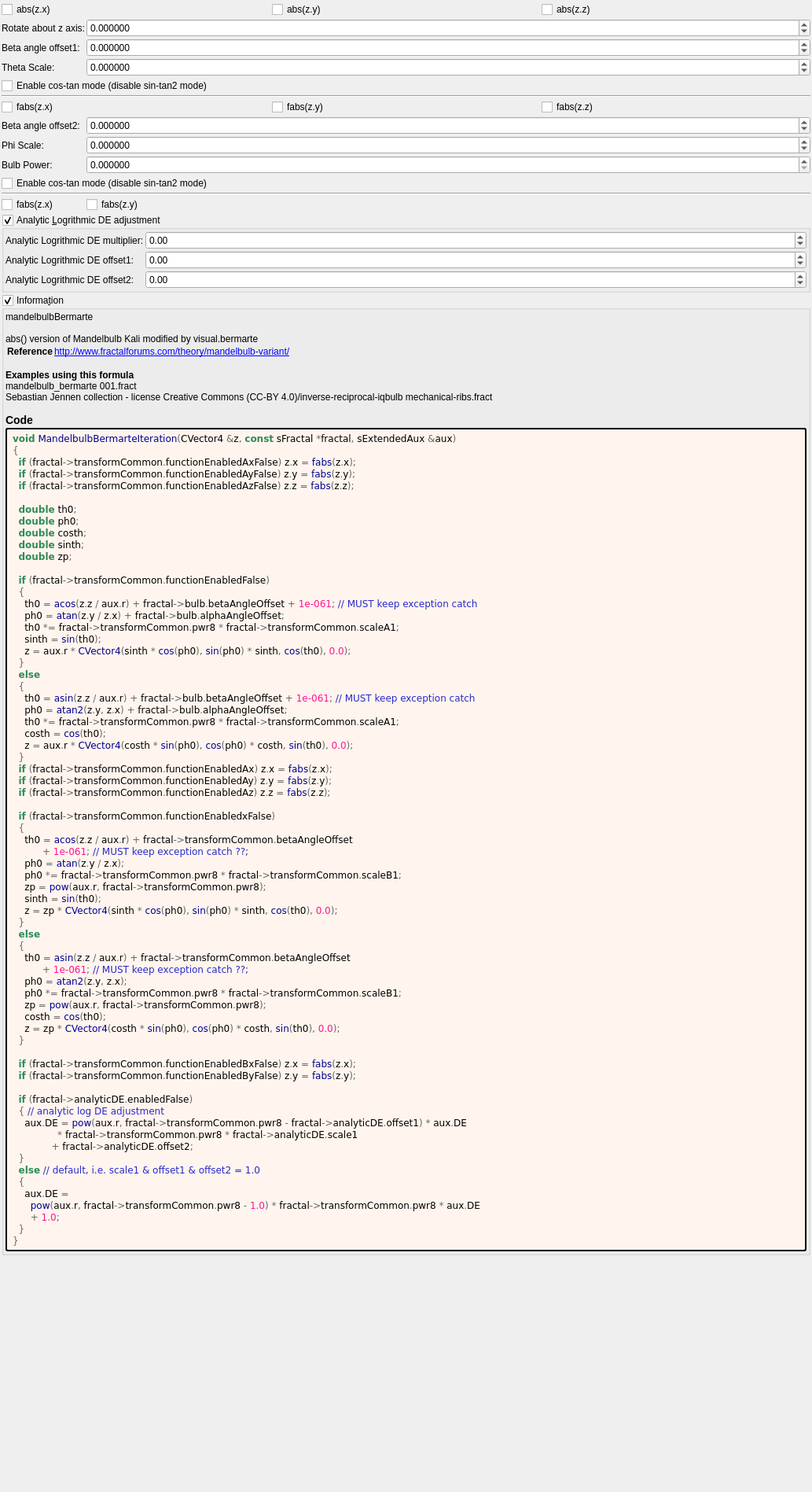
<?xml version="1.0" encoding="UTF-8"?>
<ui version="4.0">
 <class>mandelbulb_bermarte</class>
 <widget class="QWidget" name="Form">
  <property name="geometry">
   <rect>
    <x>0</x>
    <y>0</y>
    <width>1033</width>
    <height>1897</height>
   </rect>
  </property>
  <property name="windowTitle">
   <string notr="true">mandelbulb_bermarte</string>
  </property>
  <layout class="QVBoxLayout" name="verticalLayout">
   <property name="spacing">
    <number>2</number>
   </property>
   <property name="leftMargin">
    <number>2</number>
   </property>
   <property name="topMargin">
    <number>2</number>
   </property>
   <property name="rightMargin">
    <number>2</number>
   </property>
   <property name="bottomMargin">
    <number>2</number>
   </property>
   <item>
    <layout class="QGridLayout" name="gridLayout">
     <item row="0" column="2">
      <widget class="QCheckBox" name="checkBox_transf_function_enabledAz_false">
       <property name="text">
        <string notr="true">abs(z.z)</string>
       </property>
      </widget>
     </item>
     <item row="0" column="0">
      <widget class="QCheckBox" name="checkBox_transf_function_enabledAx_false">
       <property name="text">
        <string notr="true">abs(z.x)</string>
       </property>
      </widget>
     </item>
     <item row="0" column="1">
      <widget class="QCheckBox" name="checkBox_transf_function_enabledAy_false">
       <property name="text">
        <string notr="true">abs(z.y)</string>
       </property>
      </widget>
     </item>
    </layout>
   </item>
   <item>
    <layout class="QGridLayout" name="gridLayout_76" columnstretch="0,1">
     <property name="spacing">
      <number>2</number>
     </property>
     <item row="2" column="0">
      <widget class="QLabel" name="label_293">
       <property name="text">
        <string>Beta angle offset1:</string>
       </property>
      </widget>
     </item>
     <item row="3" column="0">
      <widget class="QLabel" name="label_295">
       <property name="text">
        <string>Theta Scale:</string>
       </property>
      </widget>
     </item>
     <item row="11" column="0" colspan="2">
      <widget class="QCheckBox" name="checkBox_transf_function_enabledx_false">
       <property name="text">
        <string>Enable cos-tan mode (disable sin-tan2 mode)</string>
       </property>
      </widget>
     </item>
     <item row="6" column="0" colspan="2">
      <layout class="QGridLayout" name="gridLayout_2">
       <item row="0" column="3">
        <widget class="QCheckBox" name="checkBox_transf_function_enabledAy">
         <property name="text">
          <string notr="true">fabs(z.y)</string>
         </property>
        </widget>
       </item>
       <item row="0" column="4">
        <widget class="QCheckBox" name="checkBox_transf_function_enabledAz">
         <property name="text">
          <string notr="true">fabs(z.z)</string>
         </property>
        </widget>
       </item>
       <item row="0" column="2">
        <widget class="QCheckBox" name="checkBox_transf_function_enabledAx">
         <property name="text">
          <string notr="true">fabs(z.x)</string>
         </property>
        </widget>
       </item>
      </layout>
     </item>
     <item row="9" column="1">
      <widget class="MyDoubleSpinBox" name="spinbox_transf_scaleB_1">
       <property name="sizePolicy">
        <sizepolicy hsizetype="Minimum" vsizetype="Maximum">
         <horstretch>0</horstretch>
         <verstretch>0</verstretch>
        </sizepolicy>
       </property>
       <property name="prefix">
        <string/>
       </property>
       <property name="suffix">
        <string/>
       </property>
       <property name="decimals">
        <number>6</number>
       </property>
       <property name="minimum">
        <double>-99.998999999999995</double>
       </property>
       <property name="maximum">
        <double>99.998999999999995</double>
       </property>
       <property name="singleStep">
        <double>0.100000000000000</double>
       </property>
      </widget>
     </item>
     <item row="1" column="0">
      <widget class="QLabel" name="label_298">
       <property name="text">
        <string>Rotate about z axis:</string>
       </property>
      </widget>
     </item>
     <item row="10" column="0">
      <widget class="QLabel" name="label_294">
       <property name="text">
        <string>Bulb Power:</string>
       </property>
      </widget>
     </item>
     <item row="13" column="0">
      <widget class="QCheckBox" name="checkBox_transf_function_enabledBx_false">
       <property name="text">
        <string notr="true">fabs(z.x)</string>
       </property>
      </widget>
     </item>
     <item row="8" column="0">
      <widget class="QLabel" name="label_296">
       <property name="text">
        <string>Beta angle offset2:</string>
       </property>
      </widget>
     </item>
     <item row="3" column="1">
      <widget class="MyDoubleSpinBox" name="spinbox_transf_scaleA_1">
       <property name="sizePolicy">
        <sizepolicy hsizetype="Minimum" vsizetype="Maximum">
         <horstretch>0</horstretch>
         <verstretch>0</verstretch>
        </sizepolicy>
       </property>
       <property name="prefix">
        <string/>
       </property>
       <property name="suffix">
        <string/>
       </property>
       <property name="decimals">
        <number>6</number>
       </property>
       <property name="minimum">
        <double>-99.998999999999995</double>
       </property>
       <property name="maximum">
        <double>99.998999999999995</double>
       </property>
       <property name="singleStep">
        <double>0.100000000000000</double>
       </property>
      </widget>
     </item>
     <item row="12" column="0" colspan="2">
      <widget class="Line" name="line_3">
       <property name="orientation">
        <enum>Qt::Horizontal</enum>
       </property>
      </widget>
     </item>
     <item row="10" column="1">
      <widget class="MyDoubleSpinBox" name="spinbox_transf_pwr_8">
       <property name="sizePolicy">
        <sizepolicy hsizetype="Minimum" vsizetype="Maximum">
         <horstretch>0</horstretch>
         <verstretch>0</verstretch>
        </sizepolicy>
       </property>
       <property name="prefix">
        <string/>
       </property>
       <property name="suffix">
        <string/>
       </property>
       <property name="decimals">
        <number>6</number>
       </property>
       <property name="minimum">
        <double>0.000000000000000</double>
       </property>
       <property name="maximum">
        <double>99.998999999999995</double>
       </property>
       <property name="singleStep">
        <double>0.100000000000000</double>
       </property>
      </widget>
     </item>
     <item row="13" column="1">
      <widget class="QCheckBox" name="checkBox_transf_function_enabledBy_false">
       <property name="text">
        <string notr="true">fabs(z.y)</string>
       </property>
      </widget>
     </item>
     <item row="5" column="0" colspan="2">
      <widget class="Line" name="line_2">
       <property name="orientation">
        <enum>Qt::Horizontal</enum>
       </property>
      </widget>
     </item>
     <item row="2" column="1">
      <widget class="MyDoubleSpinBox" name="spinbox_beta_angle_offset">
       <property name="sizePolicy">
        <sizepolicy hsizetype="Minimum" vsizetype="Maximum">
         <horstretch>0</horstretch>
         <verstretch>0</verstretch>
        </sizepolicy>
       </property>
       <property name="prefix">
        <string/>
       </property>
       <property name="suffix">
        <string/>
       </property>
       <property name="decimals">
        <number>6</number>
       </property>
       <property name="minimum">
        <double>-36000.000000000000000</double>
       </property>
       <property name="maximum">
        <double>36000.000000000000000</double>
       </property>
       <property name="singleStep">
        <double>0.100000000000000</double>
       </property>
      </widget>
     </item>
     <item row="4" column="0" colspan="2">
      <widget class="QCheckBox" name="checkBox_transf_function_enabled_false">
       <property name="text">
        <string>Enable cos-tan mode (disable sin-tan2 mode)</string>
       </property>
      </widget>
     </item>
     <item row="8" column="1">
      <widget class="MyDoubleSpinBox" name="spinbox_transf_beta_angle_offset">
       <property name="sizePolicy">
        <sizepolicy hsizetype="Minimum" vsizetype="Maximum">
         <horstretch>0</horstretch>
         <verstretch>0</verstretch>
        </sizepolicy>
       </property>
       <property name="prefix">
        <string/>
       </property>
       <property name="suffix">
        <string/>
       </property>
       <property name="decimals">
        <number>6</number>
       </property>
       <property name="minimum">
        <double>-36000.000000000000000</double>
       </property>
       <property name="maximum">
        <double>36000.000000000000000</double>
       </property>
       <property name="singleStep">
        <double>0.100000000000000</double>
       </property>
      </widget>
     </item>
     <item row="9" column="0">
      <widget class="QLabel" name="label_297">
       <property name="text">
        <string>Phi Scale:</string>
       </property>
      </widget>
     </item>
     <item row="1" column="1">
      <widget class="MyDoubleSpinBox" name="spinbox_alpha_angle_offset">
       <property name="sizePolicy">
        <sizepolicy hsizetype="Minimum" vsizetype="Maximum">
         <horstretch>0</horstretch>
         <verstretch>0</verstretch>
        </sizepolicy>
       </property>
       <property name="prefix">
        <string/>
       </property>
       <property name="suffix">
        <string/>
       </property>
       <property name="decimals">
        <number>6</number>
       </property>
       <property name="minimum">
        <double>-36000.000000000000000</double>
       </property>
       <property name="maximum">
        <double>36000.000000000000000</double>
       </property>
       <property name="singleStep">
        <double>0.100000000000000</double>
       </property>
      </widget>
     </item>
    </layout>
   </item>
   <item>
    <widget class="MyGroupBox" name="groupCheck_analyticDE_enabled_false">
     <property name="toolTip">
      <string/>
     </property>
     <property name="title">
      <string>Analytic &amp;Logrithmic DE adjustment</string>
     </property>
     <property name="checkable">
      <bool>true</bool>
     </property>
     <layout class="QVBoxLayout" name="verticalLayout_52">
      <property name="spacing">
       <number>2</number>
      </property>
      <property name="leftMargin">
       <number>2</number>
      </property>
      <property name="topMargin">
       <number>2</number>
      </property>
      <property name="rightMargin">
       <number>2</number>
      </property>
      <property name="bottomMargin">
       <number>2</number>
      </property>
      <item>
       <layout class="QGridLayout" name="gridLayout_26" columnstretch="0,0,1">
        <property name="spacing">
         <number>2</number>
        </property>
        <item row="2" column="2">
         <widget class="MyDoubleSpinBox" name="spinbox_analyticDE_offset_2">
          <property name="sizePolicy">
           <sizepolicy hsizetype="Minimum" vsizetype="Maximum">
            <horstretch>0</horstretch>
            <verstretch>0</verstretch>
           </sizepolicy>
          </property>
          <property name="prefix">
           <string/>
          </property>
          <property name="suffix">
           <string/>
          </property>
          <property name="decimals">
           <number>2</number>
          </property>
          <property name="minimum">
           <double>-36000.000000000000000</double>
          </property>
          <property name="maximum">
           <double>36000.000000000000000</double>
          </property>
          <property name="singleStep">
           <double>0.100000000000000</double>
          </property>
         </widget>
        </item>
        <item row="2" column="1">
         <widget class="QLabel" name="label_178">
          <property name="text">
           <string>Analytic Logrithmic DE offset2:</string>
          </property>
         </widget>
        </item>
        <item row="1" column="1">
         <widget class="QLabel" name="label_177">
          <property name="text">
           <string>Analytic Logrithmic DE offset1:</string>
          </property>
         </widget>
        </item>
        <item row="1" column="2">
         <widget class="MyDoubleSpinBox" name="spinbox_analyticDE_offset_1">
          <property name="sizePolicy">
           <sizepolicy hsizetype="Minimum" vsizetype="Maximum">
            <horstretch>0</horstretch>
            <verstretch>0</verstretch>
           </sizepolicy>
          </property>
          <property name="prefix">
           <string/>
          </property>
          <property name="suffix">
           <string/>
          </property>
          <property name="decimals">
           <number>2</number>
          </property>
          <property name="minimum">
           <double>-36000.000000000000000</double>
          </property>
          <property name="maximum">
           <double>36000.000000000000000</double>
          </property>
          <property name="singleStep">
           <double>0.100000000000000</double>
          </property>
         </widget>
        </item>
        <item row="0" column="2">
         <widget class="MyDoubleSpinBox" name="spinbox_analyticDE_scale_1">
          <property name="sizePolicy">
           <sizepolicy hsizetype="Minimum" vsizetype="Maximum">
            <horstretch>0</horstretch>
            <verstretch>0</verstretch>
           </sizepolicy>
          </property>
          <property name="prefix">
           <string/>
          </property>
          <property name="suffix">
           <string/>
          </property>
          <property name="decimals">
           <number>2</number>
          </property>
          <property name="minimum">
           <double>-36000.000000000000000</double>
          </property>
          <property name="maximum">
           <double>36000.000000000000000</double>
          </property>
          <property name="singleStep">
           <double>0.100000000000000</double>
          </property>
         </widget>
        </item>
        <item row="0" column="1">
         <widget class="QLabel" name="label_176">
          <property name="text">
           <string>Analytic Logrithmic DE multiplier:</string>
          </property>
         </widget>
        </item>
       </layout>
      </item>
     </layout>
    </widget>
   </item>
   <item>
    <widget class="MyGroupBox" name="groupCheck_info">
     <property name="title">
      <string>Informa&amp;tion</string>
     </property>
     <property name="flat">
      <bool>false</bool>
     </property>
     <property name="checkable">
      <bool>true</bool>
     </property>
     <layout class="QVBoxLayout" name="verticalLayout_2">
      <property name="spacing">
       <number>2</number>
      </property>
      <property name="leftMargin">
       <number>2</number>
      </property>
      <property name="topMargin">
       <number>2</number>
      </property>
      <property name="rightMargin">
       <number>2</number>
      </property>
      <property name="bottomMargin">
       <number>2</number>
      </property>
      <item>
       <widget class="QLabel" name="label_information_general">
        <property name="text">
         <string notr="true">&lt;p&gt;mandelbulbBermarte&lt;br&gt;&lt;br&gt;abs() version of Mandelbulb Kali modified by visual.bermarte&lt;/p&gt;&lt;table&gt;
&lt;tr&gt;&lt;th&gt;Reference&lt;/th&gt;&lt;td&gt;&lt;a href=&quot;http://www.fractalforums.com/theory/mandelbulb-variant/&quot;&gt;http://www.fractalforums.com/theory/mandelbulb-variant/&lt;br&gt;
&lt;/td&gt;&lt;/tr&gt;
&lt;/table&gt;
&lt;br&gt;&lt;b&gt;Examples using this formula&lt;/b&gt;&lt;br&gt;mandelbulb_bermarte 001.fract&lt;br&gt;Sebastian Jennen collection - license Creative Commons  (CC-BY 4.0)/inverse-reciprocal-iqbulb mechanical-ribs.fract&lt;h3&gt;Code&lt;/h3&gt;</string>
        </property>
        <property name="wordWrap">
         <bool>true</bool>
        </property>
        <property name="openExternalLinks">
         <bool>true</bool>
        </property>
        <property name="textInteractionFlags">
         <set>Qt::LinksAccessibleByMouse|Qt::TextSelectableByMouse</set>
        </property>
       </widget>
      </item>
      <item>
       <widget class="QLabel" name="label_code_content">
        <property name="styleSheet">
         <string notr="true">border-style: outset; border-width: 2px; border-radius: 3px; border-color: black; background-color: #fff5ee; padding: 4px;</string>
        </property>
        <property name="text">
         <string notr="true">&lt;body style=&quot;background-color:#fff5ee&quot;&gt;
&lt;pre style=&quot;color:#000000; background-color:#fff5ee;  font-family:'Courier New',monospace;&quot;&gt;&lt;span style=&quot;color:#2e8b57; font-weight:bold&quot;&gt;void&lt;/span&gt; &lt;span style=&quot;color:#00008f&quot;&gt;MandelbulbBermarteIteration&lt;/span&gt;&lt;span style=&quot;color:#676767&quot;&gt;(&lt;/span&gt;CVector4 &lt;span style=&quot;color:#676767&quot;&gt;&amp;amp;&lt;/span&gt;z&lt;span style=&quot;color:#676767&quot;&gt;,&lt;/span&gt; &lt;span style=&quot;color:#2e8b57; font-weight:bold&quot;&gt;const&lt;/span&gt; sFractal &lt;span style=&quot;color:#676767&quot;&gt;*&lt;/span&gt;fractal&lt;span style=&quot;color:#676767&quot;&gt;,&lt;/span&gt; sExtendedAux &lt;span style=&quot;color:#676767&quot;&gt;&amp;amp;&lt;/span&gt;aux&lt;span style=&quot;color:#676767&quot;&gt;)&lt;/span&gt;
&lt;span style=&quot;color:#676767&quot;&gt;{&lt;/span&gt;
  &lt;span style=&quot;color:#2e8b57; font-weight:bold&quot;&gt;if&lt;/span&gt; &lt;span style=&quot;color:#676767&quot;&gt;(&lt;/span&gt;fractal&lt;span style=&quot;color:#676767&quot;&gt;-&amp;gt;&lt;/span&gt;transformCommon&lt;span style=&quot;color:#676767&quot;&gt;.&lt;/span&gt;functionEnabledAxFalse&lt;span style=&quot;color:#676767&quot;&gt;)&lt;/span&gt; z&lt;span style=&quot;color:#676767&quot;&gt;.&lt;/span&gt;x &lt;span style=&quot;color:#676767&quot;&gt;=&lt;/span&gt; &lt;span style=&quot;color:#00008f&quot;&gt;fabs&lt;/span&gt;&lt;span style=&quot;color:#676767&quot;&gt;(&lt;/span&gt;z&lt;span style=&quot;color:#676767&quot;&gt;.&lt;/span&gt;x&lt;span style=&quot;color:#676767&quot;&gt;);&lt;/span&gt;
  &lt;span style=&quot;color:#2e8b57; font-weight:bold&quot;&gt;if&lt;/span&gt; &lt;span style=&quot;color:#676767&quot;&gt;(&lt;/span&gt;fractal&lt;span style=&quot;color:#676767&quot;&gt;-&amp;gt;&lt;/span&gt;transformCommon&lt;span style=&quot;color:#676767&quot;&gt;.&lt;/span&gt;functionEnabledAyFalse&lt;span style=&quot;color:#676767&quot;&gt;)&lt;/span&gt; z&lt;span style=&quot;color:#676767&quot;&gt;.&lt;/span&gt;y &lt;span style=&quot;color:#676767&quot;&gt;=&lt;/span&gt; &lt;span style=&quot;color:#00008f&quot;&gt;fabs&lt;/span&gt;&lt;span style=&quot;color:#676767&quot;&gt;(&lt;/span&gt;z&lt;span style=&quot;color:#676767&quot;&gt;.&lt;/span&gt;y&lt;span style=&quot;color:#676767&quot;&gt;);&lt;/span&gt;
  &lt;span style=&quot;color:#2e8b57; font-weight:bold&quot;&gt;if&lt;/span&gt; &lt;span style=&quot;color:#676767&quot;&gt;(&lt;/span&gt;fractal&lt;span style=&quot;color:#676767&quot;&gt;-&amp;gt;&lt;/span&gt;transformCommon&lt;span style=&quot;color:#676767&quot;&gt;.&lt;/span&gt;functionEnabledAzFalse&lt;span style=&quot;color:#676767&quot;&gt;)&lt;/span&gt; z&lt;span style=&quot;color:#676767&quot;&gt;.&lt;/span&gt;z &lt;span style=&quot;color:#676767&quot;&gt;=&lt;/span&gt; &lt;span style=&quot;color:#00008f&quot;&gt;fabs&lt;/span&gt;&lt;span style=&quot;color:#676767&quot;&gt;(&lt;/span&gt;z&lt;span style=&quot;color:#676767&quot;&gt;.&lt;/span&gt;z&lt;span style=&quot;color:#676767&quot;&gt;);&lt;/span&gt;

  &lt;span style=&quot;color:#2e8b57; font-weight:bold&quot;&gt;double&lt;/span&gt; th0&lt;span style=&quot;color:#676767&quot;&gt;;&lt;/span&gt;
  &lt;span style=&quot;color:#2e8b57; font-weight:bold&quot;&gt;double&lt;/span&gt; ph0&lt;span style=&quot;color:#676767&quot;&gt;;&lt;/span&gt;
  &lt;span style=&quot;color:#2e8b57; font-weight:bold&quot;&gt;double&lt;/span&gt; costh&lt;span style=&quot;color:#676767&quot;&gt;;&lt;/span&gt;
  &lt;span style=&quot;color:#2e8b57; font-weight:bold&quot;&gt;double&lt;/span&gt; sinth&lt;span style=&quot;color:#676767&quot;&gt;;&lt;/span&gt;
  &lt;span style=&quot;color:#2e8b57; font-weight:bold&quot;&gt;double&lt;/span&gt; zp&lt;span style=&quot;color:#676767&quot;&gt;;&lt;/span&gt;

  &lt;span style=&quot;color:#2e8b57; font-weight:bold&quot;&gt;if&lt;/span&gt; &lt;span style=&quot;color:#676767&quot;&gt;(&lt;/span&gt;fractal&lt;span style=&quot;color:#676767&quot;&gt;-&amp;gt;&lt;/span&gt;transformCommon&lt;span style=&quot;color:#676767&quot;&gt;.&lt;/span&gt;functionEnabledFalse&lt;span style=&quot;color:#676767&quot;&gt;)&lt;/span&gt;
  &lt;span style=&quot;color:#676767&quot;&gt;{&lt;/span&gt;
    th0 &lt;span style=&quot;color:#676767&quot;&gt;=&lt;/span&gt; &lt;span style=&quot;color:#00008f&quot;&gt;acos&lt;/span&gt;&lt;span style=&quot;color:#676767&quot;&gt;(&lt;/span&gt;z&lt;span style=&quot;color:#676767&quot;&gt;.&lt;/span&gt;z &lt;span style=&quot;color:#676767&quot;&gt;/&lt;/span&gt; aux&lt;span style=&quot;color:#676767&quot;&gt;.&lt;/span&gt;r&lt;span style=&quot;color:#676767&quot;&gt;) +&lt;/span&gt; fractal&lt;span style=&quot;color:#676767&quot;&gt;-&amp;gt;&lt;/span&gt;bulb&lt;span style=&quot;color:#676767&quot;&gt;.&lt;/span&gt;betaAngleOffset &lt;span style=&quot;color:#676767&quot;&gt;+&lt;/span&gt; &lt;span style=&quot;color:#ff1493&quot;&gt;1e-061&lt;/span&gt;&lt;span style=&quot;color:#676767&quot;&gt;;&lt;/span&gt; &lt;span style=&quot;color:#2929cc&quot;&gt;// MUST keep exception catch&lt;/span&gt;
    ph0 &lt;span style=&quot;color:#676767&quot;&gt;=&lt;/span&gt; &lt;span style=&quot;color:#00008f&quot;&gt;atan&lt;/span&gt;&lt;span style=&quot;color:#676767&quot;&gt;(&lt;/span&gt;z&lt;span style=&quot;color:#676767&quot;&gt;.&lt;/span&gt;y &lt;span style=&quot;color:#676767&quot;&gt;/&lt;/span&gt; z&lt;span style=&quot;color:#676767&quot;&gt;.&lt;/span&gt;x&lt;span style=&quot;color:#676767&quot;&gt;) +&lt;/span&gt; fractal&lt;span style=&quot;color:#676767&quot;&gt;-&amp;gt;&lt;/span&gt;bulb&lt;span style=&quot;color:#676767&quot;&gt;.&lt;/span&gt;alphaAngleOffset&lt;span style=&quot;color:#676767&quot;&gt;;&lt;/span&gt;
    th0 &lt;span style=&quot;color:#676767&quot;&gt;*=&lt;/span&gt; fractal&lt;span style=&quot;color:#676767&quot;&gt;-&amp;gt;&lt;/span&gt;transformCommon&lt;span style=&quot;color:#676767&quot;&gt;.&lt;/span&gt;pwr8 &lt;span style=&quot;color:#676767&quot;&gt;*&lt;/span&gt; fractal&lt;span style=&quot;color:#676767&quot;&gt;-&amp;gt;&lt;/span&gt;transformCommon&lt;span style=&quot;color:#676767&quot;&gt;.&lt;/span&gt;scaleA1&lt;span style=&quot;color:#676767&quot;&gt;;&lt;/span&gt;
    sinth &lt;span style=&quot;color:#676767&quot;&gt;=&lt;/span&gt; &lt;span style=&quot;color:#00008f&quot;&gt;sin&lt;/span&gt;&lt;span style=&quot;color:#676767&quot;&gt;(&lt;/span&gt;th0&lt;span style=&quot;color:#676767&quot;&gt;);&lt;/span&gt;
    z &lt;span style=&quot;color:#676767&quot;&gt;=&lt;/span&gt; aux&lt;span style=&quot;color:#676767&quot;&gt;.&lt;/span&gt;r &lt;span style=&quot;color:#676767&quot;&gt;*&lt;/span&gt; &lt;span style=&quot;color:#00008f&quot;&gt;CVector4&lt;/span&gt;&lt;span style=&quot;color:#676767&quot;&gt;(&lt;/span&gt;sinth &lt;span style=&quot;color:#676767&quot;&gt;*&lt;/span&gt; &lt;span style=&quot;color:#00008f&quot;&gt;cos&lt;/span&gt;&lt;span style=&quot;color:#676767&quot;&gt;(&lt;/span&gt;ph0&lt;span style=&quot;color:#676767&quot;&gt;),&lt;/span&gt; &lt;span style=&quot;color:#00008f&quot;&gt;sin&lt;/span&gt;&lt;span style=&quot;color:#676767&quot;&gt;(&lt;/span&gt;ph0&lt;span style=&quot;color:#676767&quot;&gt;) *&lt;/span&gt; sinth&lt;span style=&quot;color:#676767&quot;&gt;,&lt;/span&gt; &lt;span style=&quot;color:#00008f&quot;&gt;cos&lt;/span&gt;&lt;span style=&quot;color:#676767&quot;&gt;(&lt;/span&gt;th0&lt;span style=&quot;color:#676767&quot;&gt;),&lt;/span&gt; &lt;span style=&quot;color:#ff1493&quot;&gt;0.0&lt;/span&gt;&lt;span style=&quot;color:#676767&quot;&gt;);&lt;/span&gt;
  &lt;span style=&quot;color:#676767&quot;&gt;}&lt;/span&gt;
  &lt;span style=&quot;color:#2e8b57; font-weight:bold&quot;&gt;else&lt;/span&gt;
  &lt;span style=&quot;color:#676767&quot;&gt;{&lt;/span&gt;
    th0 &lt;span style=&quot;color:#676767&quot;&gt;=&lt;/span&gt; &lt;span style=&quot;color:#00008f&quot;&gt;asin&lt;/span&gt;&lt;span style=&quot;color:#676767&quot;&gt;(&lt;/span&gt;z&lt;span style=&quot;color:#676767&quot;&gt;.&lt;/span&gt;z &lt;span style=&quot;color:#676767&quot;&gt;/&lt;/span&gt; aux&lt;span style=&quot;color:#676767&quot;&gt;.&lt;/span&gt;r&lt;span style=&quot;color:#676767&quot;&gt;) +&lt;/span&gt; fractal&lt;span style=&quot;color:#676767&quot;&gt;-&amp;gt;&lt;/span&gt;bulb&lt;span style=&quot;color:#676767&quot;&gt;.&lt;/span&gt;betaAngleOffset &lt;span style=&quot;color:#676767&quot;&gt;+&lt;/span&gt; &lt;span style=&quot;color:#ff1493&quot;&gt;1e-061&lt;/span&gt;&lt;span style=&quot;color:#676767&quot;&gt;;&lt;/span&gt; &lt;span style=&quot;color:#2929cc&quot;&gt;// MUST keep exception catch&lt;/span&gt;
    ph0 &lt;span style=&quot;color:#676767&quot;&gt;=&lt;/span&gt; &lt;span style=&quot;color:#00008f&quot;&gt;atan2&lt;/span&gt;&lt;span style=&quot;color:#676767&quot;&gt;(&lt;/span&gt;z&lt;span style=&quot;color:#676767&quot;&gt;.&lt;/span&gt;y&lt;span style=&quot;color:#676767&quot;&gt;,&lt;/span&gt; z&lt;span style=&quot;color:#676767&quot;&gt;.&lt;/span&gt;x&lt;span style=&quot;color:#676767&quot;&gt;) +&lt;/span&gt; fractal&lt;span style=&quot;color:#676767&quot;&gt;-&amp;gt;&lt;/span&gt;bulb&lt;span style=&quot;color:#676767&quot;&gt;.&lt;/span&gt;alphaAngleOffset&lt;span style=&quot;color:#676767&quot;&gt;;&lt;/span&gt;
    th0 &lt;span style=&quot;color:#676767&quot;&gt;*=&lt;/span&gt; fractal&lt;span style=&quot;color:#676767&quot;&gt;-&amp;gt;&lt;/span&gt;transformCommon&lt;span style=&quot;color:#676767&quot;&gt;.&lt;/span&gt;pwr8 &lt;span style=&quot;color:#676767&quot;&gt;*&lt;/span&gt; fractal&lt;span style=&quot;color:#676767&quot;&gt;-&amp;gt;&lt;/span&gt;transformCommon&lt;span style=&quot;color:#676767&quot;&gt;.&lt;/span&gt;scaleA1&lt;span style=&quot;color:#676767&quot;&gt;;&lt;/span&gt;
    costh &lt;span style=&quot;color:#676767&quot;&gt;=&lt;/span&gt; &lt;span style=&quot;color:#00008f&quot;&gt;cos&lt;/span&gt;&lt;span style=&quot;color:#676767&quot;&gt;(&lt;/span&gt;th0&lt;span style=&quot;color:#676767&quot;&gt;);&lt;/span&gt;
    z &lt;span style=&quot;color:#676767&quot;&gt;=&lt;/span&gt; aux&lt;span style=&quot;color:#676767&quot;&gt;.&lt;/span&gt;r &lt;span style=&quot;color:#676767&quot;&gt;*&lt;/span&gt; &lt;span style=&quot;color:#00008f&quot;&gt;CVector4&lt;/span&gt;&lt;span style=&quot;color:#676767&quot;&gt;(&lt;/span&gt;costh &lt;span style=&quot;color:#676767&quot;&gt;*&lt;/span&gt; &lt;span style=&quot;color:#00008f&quot;&gt;sin&lt;/span&gt;&lt;span style=&quot;color:#676767&quot;&gt;(&lt;/span&gt;ph0&lt;span style=&quot;color:#676767&quot;&gt;),&lt;/span&gt; &lt;span style=&quot;color:#00008f&quot;&gt;cos&lt;/span&gt;&lt;span style=&quot;color:#676767&quot;&gt;(&lt;/span&gt;ph0&lt;span style=&quot;color:#676767&quot;&gt;) *&lt;/span&gt; costh&lt;span style=&quot;color:#676767&quot;&gt;,&lt;/span&gt; &lt;span style=&quot;color:#00008f&quot;&gt;sin&lt;/span&gt;&lt;span style=&quot;color:#676767&quot;&gt;(&lt;/span&gt;th0&lt;span style=&quot;color:#676767&quot;&gt;),&lt;/span&gt; &lt;span style=&quot;color:#ff1493&quot;&gt;0.0&lt;/span&gt;&lt;span style=&quot;color:#676767&quot;&gt;);&lt;/span&gt;
  &lt;span style=&quot;color:#676767&quot;&gt;}&lt;/span&gt;
  &lt;span style=&quot;color:#2e8b57; font-weight:bold&quot;&gt;if&lt;/span&gt; &lt;span style=&quot;color:#676767&quot;&gt;(&lt;/span&gt;fractal&lt;span style=&quot;color:#676767&quot;&gt;-&amp;gt;&lt;/span&gt;transformCommon&lt;span style=&quot;color:#676767&quot;&gt;.&lt;/span&gt;functionEnabledAx&lt;span style=&quot;color:#676767&quot;&gt;)&lt;/span&gt; z&lt;span style=&quot;color:#676767&quot;&gt;.&lt;/span&gt;x &lt;span style=&quot;color:#676767&quot;&gt;=&lt;/span&gt; &lt;span style=&quot;color:#00008f&quot;&gt;fabs&lt;/span&gt;&lt;span style=&quot;color:#676767&quot;&gt;(&lt;/span&gt;z&lt;span style=&quot;color:#676767&quot;&gt;.&lt;/span&gt;x&lt;span style=&quot;color:#676767&quot;&gt;);&lt;/span&gt;
  &lt;span style=&quot;color:#2e8b57; font-weight:bold&quot;&gt;if&lt;/span&gt; &lt;span style=&quot;color:#676767&quot;&gt;(&lt;/span&gt;fractal&lt;span style=&quot;color:#676767&quot;&gt;-&amp;gt;&lt;/span&gt;transformCommon&lt;span style=&quot;color:#676767&quot;&gt;.&lt;/span&gt;functionEnabledAy&lt;span style=&quot;color:#676767&quot;&gt;)&lt;/span&gt; z&lt;span style=&quot;color:#676767&quot;&gt;.&lt;/span&gt;y &lt;span style=&quot;color:#676767&quot;&gt;=&lt;/span&gt; &lt;span style=&quot;color:#00008f&quot;&gt;fabs&lt;/span&gt;&lt;span style=&quot;color:#676767&quot;&gt;(&lt;/span&gt;z&lt;span style=&quot;color:#676767&quot;&gt;.&lt;/span&gt;y&lt;span style=&quot;color:#676767&quot;&gt;);&lt;/span&gt;
  &lt;span style=&quot;color:#2e8b57; font-weight:bold&quot;&gt;if&lt;/span&gt; &lt;span style=&quot;color:#676767&quot;&gt;(&lt;/span&gt;fractal&lt;span style=&quot;color:#676767&quot;&gt;-&amp;gt;&lt;/span&gt;transformCommon&lt;span style=&quot;color:#676767&quot;&gt;.&lt;/span&gt;functionEnabledAz&lt;span style=&quot;color:#676767&quot;&gt;)&lt;/span&gt; z&lt;span style=&quot;color:#676767&quot;&gt;.&lt;/span&gt;z &lt;span style=&quot;color:#676767&quot;&gt;=&lt;/span&gt; &lt;span style=&quot;color:#00008f&quot;&gt;fabs&lt;/span&gt;&lt;span style=&quot;color:#676767&quot;&gt;(&lt;/span&gt;z&lt;span style=&quot;color:#676767&quot;&gt;.&lt;/span&gt;z&lt;span style=&quot;color:#676767&quot;&gt;);&lt;/span&gt;

  &lt;span style=&quot;color:#2e8b57; font-weight:bold&quot;&gt;if&lt;/span&gt; &lt;span style=&quot;color:#676767&quot;&gt;(&lt;/span&gt;fractal&lt;span style=&quot;color:#676767&quot;&gt;-&amp;gt;&lt;/span&gt;transformCommon&lt;span style=&quot;color:#676767&quot;&gt;.&lt;/span&gt;functionEnabledxFalse&lt;span style=&quot;color:#676767&quot;&gt;)&lt;/span&gt;
  &lt;span style=&quot;color:#676767&quot;&gt;{&lt;/span&gt;
    th0 &lt;span style=&quot;color:#676767&quot;&gt;=&lt;/span&gt; &lt;span style=&quot;color:#00008f&quot;&gt;acos&lt;/span&gt;&lt;span style=&quot;color:#676767&quot;&gt;(&lt;/span&gt;z&lt;span style=&quot;color:#676767&quot;&gt;.&lt;/span&gt;z &lt;span style=&quot;color:#676767&quot;&gt;/&lt;/span&gt; aux&lt;span style=&quot;color:#676767&quot;&gt;.&lt;/span&gt;r&lt;span style=&quot;color:#676767&quot;&gt;) +&lt;/span&gt; fractal&lt;span style=&quot;color:#676767&quot;&gt;-&amp;gt;&lt;/span&gt;transformCommon&lt;span style=&quot;color:#676767&quot;&gt;.&lt;/span&gt;betaAngleOffset
          &lt;span style=&quot;color:#676767&quot;&gt;+&lt;/span&gt; &lt;span style=&quot;color:#ff1493&quot;&gt;1e-061&lt;/span&gt;&lt;span style=&quot;color:#676767&quot;&gt;;&lt;/span&gt; &lt;span style=&quot;color:#2929cc&quot;&gt;// MUST keep exception catch ??;&lt;/span&gt;
    ph0 &lt;span style=&quot;color:#676767&quot;&gt;=&lt;/span&gt; &lt;span style=&quot;color:#00008f&quot;&gt;atan&lt;/span&gt;&lt;span style=&quot;color:#676767&quot;&gt;(&lt;/span&gt;z&lt;span style=&quot;color:#676767&quot;&gt;.&lt;/span&gt;y &lt;span style=&quot;color:#676767&quot;&gt;/&lt;/span&gt; z&lt;span style=&quot;color:#676767&quot;&gt;.&lt;/span&gt;x&lt;span style=&quot;color:#676767&quot;&gt;);&lt;/span&gt;
    ph0 &lt;span style=&quot;color:#676767&quot;&gt;*=&lt;/span&gt; fractal&lt;span style=&quot;color:#676767&quot;&gt;-&amp;gt;&lt;/span&gt;transformCommon&lt;span style=&quot;color:#676767&quot;&gt;.&lt;/span&gt;pwr8 &lt;span style=&quot;color:#676767&quot;&gt;*&lt;/span&gt; fractal&lt;span style=&quot;color:#676767&quot;&gt;-&amp;gt;&lt;/span&gt;transformCommon&lt;span style=&quot;color:#676767&quot;&gt;.&lt;/span&gt;scaleB1&lt;span style=&quot;color:#676767&quot;&gt;;&lt;/span&gt;
    zp &lt;span style=&quot;color:#676767&quot;&gt;=&lt;/span&gt; &lt;span style=&quot;color:#00008f&quot;&gt;pow&lt;/span&gt;&lt;span style=&quot;color:#676767&quot;&gt;(&lt;/span&gt;aux&lt;span style=&quot;color:#676767&quot;&gt;.&lt;/span&gt;r&lt;span style=&quot;color:#676767&quot;&gt;,&lt;/span&gt; fractal&lt;span style=&quot;color:#676767&quot;&gt;-&amp;gt;&lt;/span&gt;transformCommon&lt;span style=&quot;color:#676767&quot;&gt;.&lt;/span&gt;pwr8&lt;span style=&quot;color:#676767&quot;&gt;);&lt;/span&gt;
    sinth &lt;span style=&quot;color:#676767&quot;&gt;=&lt;/span&gt; &lt;span style=&quot;color:#00008f&quot;&gt;sin&lt;/span&gt;&lt;span style=&quot;color:#676767&quot;&gt;(&lt;/span&gt;th0&lt;span style=&quot;color:#676767&quot;&gt;);&lt;/span&gt;
    z &lt;span style=&quot;color:#676767&quot;&gt;=&lt;/span&gt; zp &lt;span style=&quot;color:#676767&quot;&gt;*&lt;/span&gt; &lt;span style=&quot;color:#00008f&quot;&gt;CVector4&lt;/span&gt;&lt;span style=&quot;color:#676767&quot;&gt;(&lt;/span&gt;sinth &lt;span style=&quot;color:#676767&quot;&gt;*&lt;/span&gt; &lt;span style=&quot;color:#00008f&quot;&gt;cos&lt;/span&gt;&lt;span style=&quot;color:#676767&quot;&gt;(&lt;/span&gt;ph0&lt;span style=&quot;color:#676767&quot;&gt;),&lt;/span&gt; &lt;span style=&quot;color:#00008f&quot;&gt;sin&lt;/span&gt;&lt;span style=&quot;color:#676767&quot;&gt;(&lt;/span&gt;ph0&lt;span style=&quot;color:#676767&quot;&gt;) *&lt;/span&gt; sinth&lt;span style=&quot;color:#676767&quot;&gt;,&lt;/span&gt; &lt;span style=&quot;color:#00008f&quot;&gt;cos&lt;/span&gt;&lt;span style=&quot;color:#676767&quot;&gt;(&lt;/span&gt;th0&lt;span style=&quot;color:#676767&quot;&gt;),&lt;/span&gt; &lt;span style=&quot;color:#ff1493&quot;&gt;0.0&lt;/span&gt;&lt;span style=&quot;color:#676767&quot;&gt;);&lt;/span&gt;
  &lt;span style=&quot;color:#676767&quot;&gt;}&lt;/span&gt;
  &lt;span style=&quot;color:#2e8b57; font-weight:bold&quot;&gt;else&lt;/span&gt;
  &lt;span style=&quot;color:#676767&quot;&gt;{&lt;/span&gt;
    th0 &lt;span style=&quot;color:#676767&quot;&gt;=&lt;/span&gt; &lt;span style=&quot;color:#00008f&quot;&gt;asin&lt;/span&gt;&lt;span style=&quot;color:#676767&quot;&gt;(&lt;/span&gt;z&lt;span style=&quot;color:#676767&quot;&gt;.&lt;/span&gt;z &lt;span style=&quot;color:#676767&quot;&gt;/&lt;/span&gt; aux&lt;span style=&quot;color:#676767&quot;&gt;.&lt;/span&gt;r&lt;span style=&quot;color:#676767&quot;&gt;) +&lt;/span&gt; fractal&lt;span style=&quot;color:#676767&quot;&gt;-&amp;gt;&lt;/span&gt;transformCommon&lt;span style=&quot;color:#676767&quot;&gt;.&lt;/span&gt;betaAngleOffset
          &lt;span style=&quot;color:#676767&quot;&gt;+&lt;/span&gt; &lt;span style=&quot;color:#ff1493&quot;&gt;1e-061&lt;/span&gt;&lt;span style=&quot;color:#676767&quot;&gt;;&lt;/span&gt; &lt;span style=&quot;color:#2929cc&quot;&gt;// MUST keep exception catch ??;&lt;/span&gt;
    ph0 &lt;span style=&quot;color:#676767&quot;&gt;=&lt;/span&gt; &lt;span style=&quot;color:#00008f&quot;&gt;atan2&lt;/span&gt;&lt;span style=&quot;color:#676767&quot;&gt;(&lt;/span&gt;z&lt;span style=&quot;color:#676767&quot;&gt;.&lt;/span&gt;y&lt;span style=&quot;color:#676767&quot;&gt;,&lt;/span&gt; z&lt;span style=&quot;color:#676767&quot;&gt;.&lt;/span&gt;x&lt;span style=&quot;color:#676767&quot;&gt;);&lt;/span&gt;
    ph0 &lt;span style=&quot;color:#676767&quot;&gt;*=&lt;/span&gt; fractal&lt;span style=&quot;color:#676767&quot;&gt;-&amp;gt;&lt;/span&gt;transformCommon&lt;span style=&quot;color:#676767&quot;&gt;.&lt;/span&gt;pwr8 &lt;span style=&quot;color:#676767&quot;&gt;*&lt;/span&gt; fractal&lt;span style=&quot;color:#676767&quot;&gt;-&amp;gt;&lt;/span&gt;transformCommon&lt;span style=&quot;color:#676767&quot;&gt;.&lt;/span&gt;scaleB1&lt;span style=&quot;color:#676767&quot;&gt;;&lt;/span&gt;
    zp &lt;span style=&quot;color:#676767&quot;&gt;=&lt;/span&gt; &lt;span style=&quot;color:#00008f&quot;&gt;pow&lt;/span&gt;&lt;span style=&quot;color:#676767&quot;&gt;(&lt;/span&gt;aux&lt;span style=&quot;color:#676767&quot;&gt;.&lt;/span&gt;r&lt;span style=&quot;color:#676767&quot;&gt;,&lt;/span&gt; fractal&lt;span style=&quot;color:#676767&quot;&gt;-&amp;gt;&lt;/span&gt;transformCommon&lt;span style=&quot;color:#676767&quot;&gt;.&lt;/span&gt;pwr8&lt;span style=&quot;color:#676767&quot;&gt;);&lt;/span&gt;
    costh &lt;span style=&quot;color:#676767&quot;&gt;=&lt;/span&gt; &lt;span style=&quot;color:#00008f&quot;&gt;cos&lt;/span&gt;&lt;span style=&quot;color:#676767&quot;&gt;(&lt;/span&gt;th0&lt;span style=&quot;color:#676767&quot;&gt;);&lt;/span&gt;
    z &lt;span style=&quot;color:#676767&quot;&gt;=&lt;/span&gt; zp &lt;span style=&quot;color:#676767&quot;&gt;*&lt;/span&gt; &lt;span style=&quot;color:#00008f&quot;&gt;CVector4&lt;/span&gt;&lt;span style=&quot;color:#676767&quot;&gt;(&lt;/span&gt;costh &lt;span style=&quot;color:#676767&quot;&gt;*&lt;/span&gt; &lt;span style=&quot;color:#00008f&quot;&gt;sin&lt;/span&gt;&lt;span style=&quot;color:#676767&quot;&gt;(&lt;/span&gt;ph0&lt;span style=&quot;color:#676767&quot;&gt;),&lt;/span&gt; &lt;span style=&quot;color:#00008f&quot;&gt;cos&lt;/span&gt;&lt;span style=&quot;color:#676767&quot;&gt;(&lt;/span&gt;ph0&lt;span style=&quot;color:#676767&quot;&gt;) *&lt;/span&gt; costh&lt;span style=&quot;color:#676767&quot;&gt;,&lt;/span&gt; &lt;span style=&quot;color:#00008f&quot;&gt;sin&lt;/span&gt;&lt;span style=&quot;color:#676767&quot;&gt;(&lt;/span&gt;th0&lt;span style=&quot;color:#676767&quot;&gt;),&lt;/span&gt; &lt;span style=&quot;color:#ff1493&quot;&gt;0.0&lt;/span&gt;&lt;span style=&quot;color:#676767&quot;&gt;);&lt;/span&gt;
  &lt;span style=&quot;color:#676767&quot;&gt;}&lt;/span&gt;

  &lt;span style=&quot;color:#2e8b57; font-weight:bold&quot;&gt;if&lt;/span&gt; &lt;span style=&quot;color:#676767&quot;&gt;(&lt;/span&gt;fractal&lt;span style=&quot;color:#676767&quot;&gt;-&amp;gt;&lt;/span&gt;transformCommon&lt;span style=&quot;color:#676767&quot;&gt;.&lt;/span&gt;functionEnabledBxFalse&lt;span style=&quot;color:#676767&quot;&gt;)&lt;/span&gt; z&lt;span style=&quot;color:#676767&quot;&gt;.&lt;/span&gt;x &lt;span style=&quot;color:#676767&quot;&gt;=&lt;/span&gt; &lt;span style=&quot;color:#00008f&quot;&gt;fabs&lt;/span&gt;&lt;span style=&quot;color:#676767&quot;&gt;(&lt;/span&gt;z&lt;span style=&quot;color:#676767&quot;&gt;.&lt;/span&gt;x&lt;span style=&quot;color:#676767&quot;&gt;);&lt;/span&gt;
  &lt;span style=&quot;color:#2e8b57; font-weight:bold&quot;&gt;if&lt;/span&gt; &lt;span style=&quot;color:#676767&quot;&gt;(&lt;/span&gt;fractal&lt;span style=&quot;color:#676767&quot;&gt;-&amp;gt;&lt;/span&gt;transformCommon&lt;span style=&quot;color:#676767&quot;&gt;.&lt;/span&gt;functionEnabledByFalse&lt;span style=&quot;color:#676767&quot;&gt;)&lt;/span&gt; z&lt;span style=&quot;color:#676767&quot;&gt;.&lt;/span&gt;y &lt;span style=&quot;color:#676767&quot;&gt;=&lt;/span&gt; &lt;span style=&quot;color:#00008f&quot;&gt;fabs&lt;/span&gt;&lt;span style=&quot;color:#676767&quot;&gt;(&lt;/span&gt;z&lt;span style=&quot;color:#676767&quot;&gt;.&lt;/span&gt;y&lt;span style=&quot;color:#676767&quot;&gt;);&lt;/span&gt;

  &lt;span style=&quot;color:#2e8b57; font-weight:bold&quot;&gt;if&lt;/span&gt; &lt;span style=&quot;color:#676767&quot;&gt;(&lt;/span&gt;fractal&lt;span style=&quot;color:#676767&quot;&gt;-&amp;gt;&lt;/span&gt;analyticDE&lt;span style=&quot;color:#676767&quot;&gt;.&lt;/span&gt;enabledFalse&lt;span style=&quot;color:#676767&quot;&gt;)&lt;/span&gt;
  &lt;span style=&quot;color:#676767&quot;&gt;{&lt;/span&gt; &lt;span style=&quot;color:#2929cc&quot;&gt;// analytic log DE adjustment&lt;/span&gt;
    aux&lt;span style=&quot;color:#676767&quot;&gt;.&lt;/span&gt;DE &lt;span style=&quot;color:#676767&quot;&gt;=&lt;/span&gt; &lt;span style=&quot;color:#00008f&quot;&gt;pow&lt;/span&gt;&lt;span style=&quot;color:#676767&quot;&gt;(&lt;/span&gt;aux&lt;span style=&quot;color:#676767&quot;&gt;.&lt;/span&gt;r&lt;span style=&quot;color:#676767&quot;&gt;,&lt;/span&gt; fractal&lt;span style=&quot;color:#676767&quot;&gt;-&amp;gt;&lt;/span&gt;transformCommon&lt;span style=&quot;color:#676767&quot;&gt;.&lt;/span&gt;pwr8 &lt;span style=&quot;color:#676767&quot;&gt;-&lt;/span&gt; fractal&lt;span style=&quot;color:#676767&quot;&gt;-&amp;gt;&lt;/span&gt;analyticDE&lt;span style=&quot;color:#676767&quot;&gt;.&lt;/span&gt;offset1&lt;span style=&quot;color:#676767&quot;&gt;) *&lt;/span&gt; aux&lt;span style=&quot;color:#676767&quot;&gt;.&lt;/span&gt;DE
               &lt;span style=&quot;color:#676767&quot;&gt;*&lt;/span&gt; fractal&lt;span style=&quot;color:#676767&quot;&gt;-&amp;gt;&lt;/span&gt;transformCommon&lt;span style=&quot;color:#676767&quot;&gt;.&lt;/span&gt;pwr8 &lt;span style=&quot;color:#676767&quot;&gt;*&lt;/span&gt; fractal&lt;span style=&quot;color:#676767&quot;&gt;-&amp;gt;&lt;/span&gt;analyticDE&lt;span style=&quot;color:#676767&quot;&gt;.&lt;/span&gt;scale1
             &lt;span style=&quot;color:#676767&quot;&gt;+&lt;/span&gt; fractal&lt;span style=&quot;color:#676767&quot;&gt;-&amp;gt;&lt;/span&gt;analyticDE&lt;span style=&quot;color:#676767&quot;&gt;.&lt;/span&gt;offset2&lt;span style=&quot;color:#676767&quot;&gt;;&lt;/span&gt;
  &lt;span style=&quot;color:#676767&quot;&gt;}&lt;/span&gt;
  &lt;span style=&quot;color:#2e8b57; font-weight:bold&quot;&gt;else&lt;/span&gt; &lt;span style=&quot;color:#2929cc&quot;&gt;// default, i.e. scale1 &amp;amp; offset1 &amp;amp; offset2 = 1.0&lt;/span&gt;
  &lt;span style=&quot;color:#676767&quot;&gt;{&lt;/span&gt;
    aux&lt;span style=&quot;color:#676767&quot;&gt;.&lt;/span&gt;DE &lt;span style=&quot;color:#676767&quot;&gt;=&lt;/span&gt;
      &lt;span style=&quot;color:#00008f&quot;&gt;pow&lt;/span&gt;&lt;span style=&quot;color:#676767&quot;&gt;(&lt;/span&gt;aux&lt;span style=&quot;color:#676767&quot;&gt;.&lt;/span&gt;r&lt;span style=&quot;color:#676767&quot;&gt;,&lt;/span&gt; fractal&lt;span style=&quot;color:#676767&quot;&gt;-&amp;gt;&lt;/span&gt;transformCommon&lt;span style=&quot;color:#676767&quot;&gt;.&lt;/span&gt;pwr8 &lt;span style=&quot;color:#676767&quot;&gt;-&lt;/span&gt; &lt;span style=&quot;color:#ff1493&quot;&gt;1.0&lt;/span&gt;&lt;span style=&quot;color:#676767&quot;&gt;) *&lt;/span&gt; fractal&lt;span style=&quot;color:#676767&quot;&gt;-&amp;gt;&lt;/span&gt;transformCommon&lt;span style=&quot;color:#676767&quot;&gt;.&lt;/span&gt;pwr8 &lt;span style=&quot;color:#676767&quot;&gt;*&lt;/span&gt; aux&lt;span style=&quot;color:#676767&quot;&gt;.&lt;/span&gt;DE
      &lt;span style=&quot;color:#676767&quot;&gt;+&lt;/span&gt; &lt;span style=&quot;color:#ff1493&quot;&gt;1.0&lt;/span&gt;&lt;span style=&quot;color:#676767&quot;&gt;;&lt;/span&gt;
  &lt;span style=&quot;color:#676767&quot;&gt;}&lt;/span&gt;
&lt;span style=&quot;color:#676767&quot;&gt;}&lt;/span&gt;
&lt;/pre&gt;
&lt;/body&gt;</string>
        </property>
        <property name="wordWrap">
         <bool>true</bool>
        </property>
        <property name="openExternalLinks">
         <bool>true</bool>
        </property>
        <property name="textInteractionFlags">
         <set>Qt::LinksAccessibleByMouse|Qt::TextSelectableByMouse</set>
        </property>
       </widget>
      </item>
     </layout>
    </widget>
   </item>
   <item>
    <spacer name="verticalSpacer">
     <property name="orientation">
      <enum>Qt::Vertical</enum>
     </property>
     <property name="sizeHint" stdset="0">
      <size>
       <width>20</width>
       <height>40</height>
      </size>
     </property>
    </spacer>
   </item>
  </layout>
 </widget>
 <customwidgets>
  <customwidget>
   <class>MyDoubleSpinBox</class>
   <extends>QDoubleSpinBox</extends>
   <header>my_double_spin_box.h</header>
  </customwidget>
  <customwidget>
   <class>MyGroupBox</class>
   <extends>QGroupBox</extends>
   <header>my_group_box.h</header>
   <container>1</container>
  </customwidget>
 </customwidgets>
 <tabstops>
  <tabstop>checkBox_transf_function_enabledAx_false</tabstop>
  <tabstop>checkBox_transf_function_enabledAy_false</tabstop>
  <tabstop>checkBox_transf_function_enabledAz_false</tabstop>
  <tabstop>spinbox_alpha_angle_offset</tabstop>
  <tabstop>spinbox_beta_angle_offset</tabstop>
  <tabstop>spinbox_transf_scaleA_1</tabstop>
  <tabstop>checkBox_transf_function_enabled_false</tabstop>
  <tabstop>checkBox_transf_function_enabledAx</tabstop>
  <tabstop>checkBox_transf_function_enabledAy</tabstop>
  <tabstop>checkBox_transf_function_enabledAz</tabstop>
  <tabstop>spinbox_transf_beta_angle_offset</tabstop>
  <tabstop>spinbox_transf_scaleB_1</tabstop>
  <tabstop>spinbox_transf_pwr_8</tabstop>
  <tabstop>checkBox_transf_function_enabledx_false</tabstop>
  <tabstop>checkBox_transf_function_enabledBx_false</tabstop>
  <tabstop>groupCheck_analyticDE_enabled_false</tabstop>
  <tabstop>groupCheck_info</tabstop>
 </tabstops>
 <resources/>
 <connections/>
</ui>
